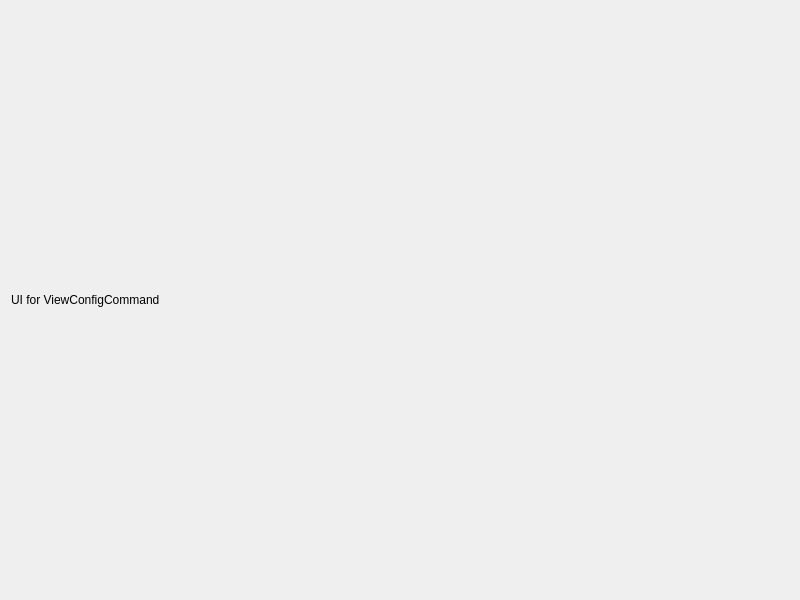
<?xml version="1.0" encoding="UTF-8"?>
<ui version="4.0">
 <class>ViewConfigCommand</class>
 <widget class="QDialog" name="viewConfigCommand">
  <property name="geometry">
   <rect>
    <x>0</x>
    <y>0</y>
    <width>800</width>
    <height>600</height>
   </rect>
  </property>
  <property name="windowTitle">
   <string>View Config Command</string>
  </property>
  <layout class="QVBoxLayout" name="verticalLayout">
   <item>
    <widget class="QLabel" name="label">
     <property name="text">
      <string>UI for ViewConfigCommand</string>
     </property>
    </widget>
   </item>
  </layout>
 </widget>
 <resources/>
 <connections/>
</ui>
